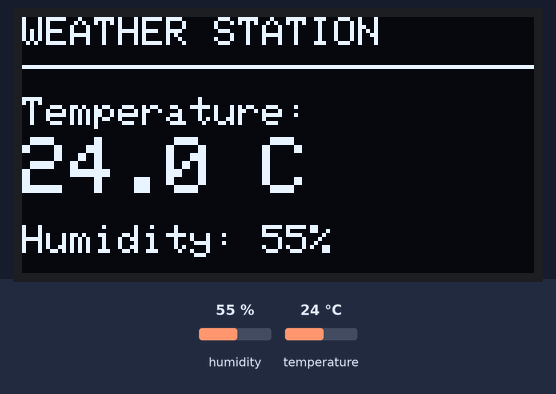
A program run on a simulated ESP32. Shown: 128×64 one-colour display. The test bench sets the inputs (shaded band); at power-on: humidity 55 %, temperature 24 °C.

Above: at 2.7 s.
2.8 s: humidity set to 22 %
At 4.8 s:
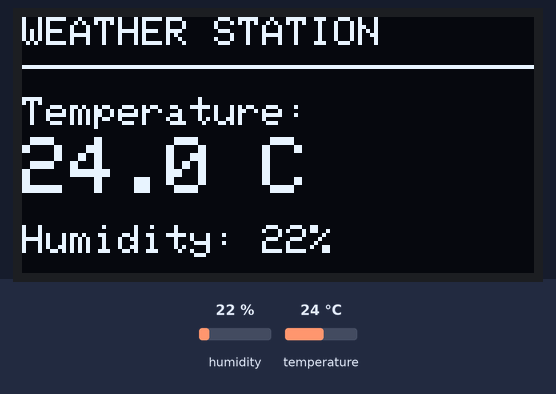
5.5 s: temperature set to 12 °C
At 6.9 s:
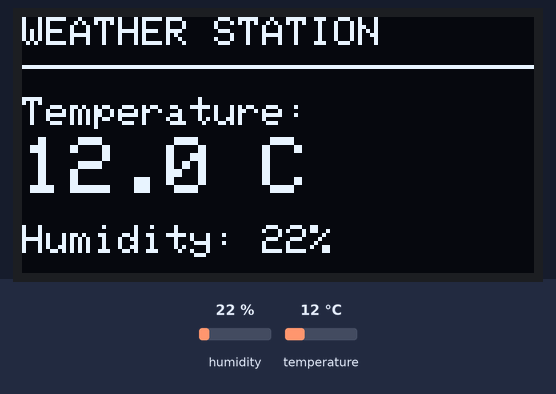
8.2 s: humidity set to 40 %
At 10.9 s:
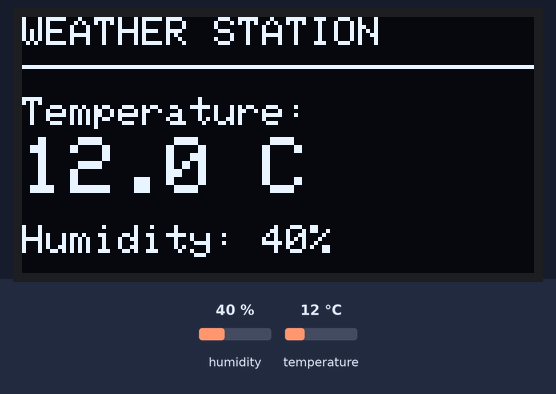
11.2 s: temperature set to 19 °C
At 13.3 s:
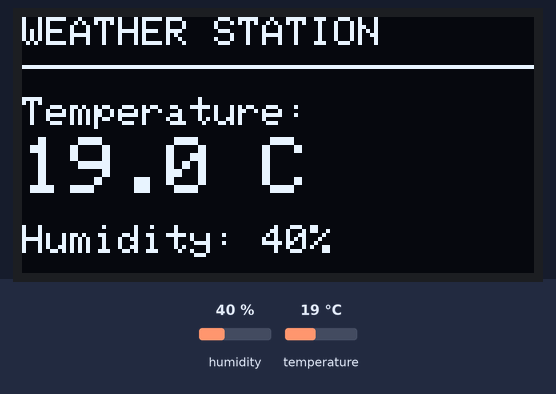
Timing chart, 0 to 14.8 s (numbered marks = the images above; inputs shaded):
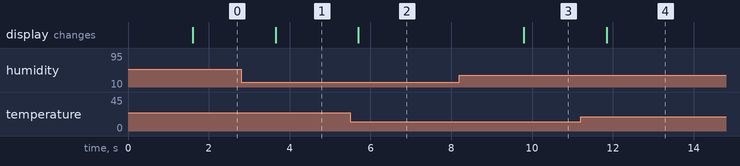

The program:

main.cpp
```cpp
#include <Arduino.h>
#include <DHT.h>
#include <Wire.h>
#include <Adafruit_GFX.h>
#include <Adafruit_SSD1306.h>

#define DHTPIN 4
#define DHTTYPE DHT11

#define SCREEN_WIDTH 128
#define SCREEN_HEIGHT 64
#define OLED_RESET -1

DHT dht(DHTPIN, DHTTYPE);

Adafruit_SSD1306 display(
    SCREEN_WIDTH,
    SCREEN_HEIGHT,
    &Wire,
    OLED_RESET
);

void setup() {
    Serial.begin(115200);

    dht.begin();

    Wire.begin(21, 22);

    if (!display.begin(SSD1306_SWITCHCAPVCC, 0x3C)) {
        Serial.println("OLED error!");
        while (true);
    }

    display.clearDisplay();
    display.setTextColor(SSD1306_WHITE);

    display.setTextSize(2);
    display.setCursor(10, 20);
    display.println("Weather");
    display.display();

    delay(1500);
}

void loop() {
    float temperature = dht.readTemperature();
    float humidity = dht.readHumidity();

    display.clearDisplay();

    display.setTextSize(1);
    display.setCursor(0, 0);
    display.println("WEATHER STATION");
    display.drawLine(0, 12, 127, 12, SSD1306_WHITE);

    if (isnan(temperature) || isnan(humidity)) {
        display.setCursor(0, 25);
        display.println("Sensor error!");
    } else {
        display.setTextSize(1);
        display.setCursor(0, 20);
        display.println("Temperature:");

        display.setTextSize(2);
        display.setCursor(0, 30);
        display.print(temperature, 1);
        display.println(" C");

        display.setTextSize(1);
        display.setCursor(0, 52);
        display.print("Humidity: ");
        display.print(humidity, 0);
        display.println("%");
    }

    display.display();

    delay(2000);
}
```

Measured:
- after the input at 2.8 s, the display: changes after 0.85 s (image 1)
- after the input at 5.5 s, the display: changes after 0.20 s (image 2)
- after the input at 8.2 s, the display: changes after 1.6 s (image 3)
- after the input at 11.2 s, the display: changes after 0.65 s (image 4)
